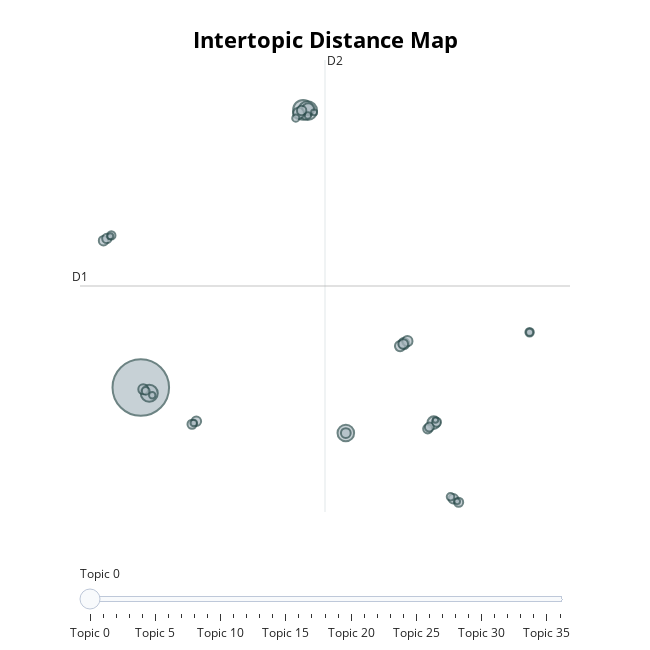

The cell this chart's notebook holds for it:
### Code cell
todos_topic_model.visualize_topics()

### Figure 1 — Plotly figure (JSON) as saved in the notebook; plotly's stock layout.template omitted (floating-point values rounded to 4 significant figures)
{"data": [{"customdata": [[0, "user | recommendation | information | users | retrieval", 1077], [1, "training | neural | networks | deep | network", 134], [2, "graph | node | graphs | gnns | networks", 120], [3, "data | patients | model | clinical | medical", 98], [4, "ai | intelligence | artificial | human | explanations", 93], [5, "bayesian | networks | inference | network | belief", 53], [6, "federated | fl | clients | privacy | local", 50], [7, "adversarial | attacks | robustness | attack | examples", 43], [8, "policy | actor | critic | function | learning", 41], [9, "game | games | agents | ai | playing", 36], [10, "regret | bandit | bandits | algorithm | setting", 35], [11, "label | labels | learning | instance | bags", 33], [12, "symbolic | reasoning | knowledge | neural | quantum", 32], [13, "reinforcement | rl | learning | rewards | deep", 31], [14, "clustering | clusters | cluster | data | outliers", 31], [15, "asp | answer | programming | logic | set", 30], [16, "neural | pde | design | network | topology", 30], [17, "traffic | spatial | temporal | demand | spatio", 30], [18, "energy | weather | prediction | data | groundwater", 29], [19, "svm | matrix | algorithm | kernel | problem", 28], [20, "fuzzy | neutrosophic | criteria | decision | making", 28], [21, "search | scheduling | algorithm | problem | solutions", 28], [22, "theory | belief | shafer | dempster | probability", 27], [23, "causal | variables | causality | pc | discovery", 27], [24, "planning | plans | plan | actions | fond", 24], [25, "anomaly | detection | series | data | time", 23], [26, "imbalanced | minority | class | samples | oversampling", 20], [27, "argumentation | semantics | argument | conflict | arguments", 19], [28, "gans | generative | gan | diffusion | transport", 17], [29, "pomdps | observable | decision | markov | partially", 17], [30, "feature | selection | features | classification | hyper", 15], [31, "activity | sports | badminton | game | physical", 14], [32, "nas | meta | architecture | pareto | tasks", 14], [33, "continual | forgetting | memory | replay | learning", 12], [34, "series | time | chaotic | forecasting | temporal", 12], [35, "constraint | constraints | consistency | invariants | instances", 11], [36, "process | conformance | checking | declarative | ocpd", 10]], "hovertemplate": "<b>Topic %{customdata[0]}</b><br>%{customdata[1]}<br>Size: %{customdata[2]}", "legendgroup": "", "marker": {"color": "#B0BEC5", "line": {"color": "DarkSlateGrey", "width": 2}, "size": [1077, 134, 120, 98, 93, 53, 50, 43, 41, 36, 35, 33, 32, 31, 31, 30, 30, 30, 29, 28, 28, 28, 27, 27, 24, 23, 20, 19, 17, 17, 15, 14, 14, 12, 12, 11, 10], "sizemode": "area", "sizeref": 0.6731, "symbol": "circle"}, "mode": "markers", "name": "", "orientation": "v", "showlegend": false, "type": "scatter", "x": [-7.351, 2.632, 2.904, -6.831, 5.253, 10.66, 2.942, 2.35, 8.821, 8.59, 9.038, -7.2, 5.253, 8.782, -3.937, 11.86, 2.535, -9.641, -9.439, -4.2, 10.29, 12.19, 10.39, 10.83, 16.55, -9.161, -7.048, 11.69, 2.178, 16.55, -4.091, -6.647, 2.924, 3.302, -9.229, 12.1, 10.76], "xaxis": "x", "y": [4.56, 29.92, 29.85, 4.04, 0.408, 1.358, 29.98, 29.61, 8.581, 8.35, 8.798, 4.409, 0.408, 8.542, 1.483, -5.593, 29.87, 17.98, 18.18, 1.211, 0.7912, -5.916, 0.9549, 1.397, 9.613, 18.46, 4.257, -5.419, 29.16, 9.613, 1.323, 3.857, 29.41, 29.69, 18.39, -5.825, 1.598], "yaxis": "y"}], "layout": {"annotations": [{"showarrow": false, "text": "D1", "x": -11.09, "y": 13.84, "yshift": 10}, {"showarrow": false, "text": "D2", "x": 3.973, "xshift": 10, "y": 34.47}], "height": 650, "hoverlabel": {"bgcolor": "white", "font": {"family": "Rockwell", "size": 16}}, "legend": {"itemsizing": "constant", "tracegroupgap": 0}, "margin": {"t": 60}, "shapes": [{"line": {"color": "#CFD8DC", "width": 2}, "type": "line", "x0": 3.973, "x1": 3.973, "y0": -6.804, "y1": 34.47}, {"line": {"color": "#9E9E9E", "width": 2}, "type": "line", "x0": -11.09, "x1": 19.03, "y0": 13.84, "y1": 13.84}], "sliders": [{"active": 0, "pad": {"t": 50}, "steps": [{"args": [{"marker.color": [["red", "#B0BEC5", "#B0BEC5", "#B0BEC5", "#B0BEC5", "#B0BEC5", "#B0BEC5", "#B0BEC5", "#B0BEC5", "#B0BEC5", "#B0BEC5", "#B0BEC5", "#B0BEC5", "#B0BEC5", "#B0BEC5", "#B0BEC5", "#B0BEC5", "#B0BEC5", "#B0BEC5", "#B0BEC5", "#B0BEC5", "#B0BEC5", "#B0BEC5", "#B0BEC5", "#B0BEC5", "#B0BEC5", "#B0BEC5", "#B0BEC5", "#B0BEC5", "#B0BEC5", "#B0BEC5", "#B0BEC5", "#B0BEC5", "#B0BEC5", "#B0BEC5", "#B0BEC5", "#B0BEC5"]]}], "label": "Topic 0", "method": "update"}, {"args": [{"marker.color": [["#B0BEC5", "red", "#B0BEC5", "#B0BEC5", "#B0BEC5", "#B0BEC5", "#B0BEC5", "#B0BEC5", "#B0BEC5", "#B0BEC5", "#B0BEC5", "#B0BEC5", "#B0BEC5", "#B0BEC5", "#B0BEC5", "#B0BEC5", "#B0BEC5", "#B0BEC5", "#B0BEC5", "#B0BEC5", "#B0BEC5", "#B0BEC5", "#B0BEC5", "#B0BEC5", "#B0BEC5", "#B0BEC5", "#B0BEC5", "#B0BEC5", "#B0BEC5", "#B0BEC5", "#B0BEC5", "#B0BEC5", "#B0BEC5", "#B0BEC5", "#B0BEC5", "#B0BEC5", "#B0BEC5"]]}], "label": "Topic 1", "method": "update"}, {"args": [{"marker.color": [["#B0BEC5", "#B0BEC5", "red", "#B0BEC5", "#B0BEC5", "#B0BEC5", "#B0BEC5", "#B0BEC5", "#B0BEC5", "#B0BEC5", "#B0BEC5", "#B0BEC5", "#B0BEC5", "#B0BEC5", "#B0BEC5", "#B0BEC5", "#B0BEC5", "#B0BEC5", "#B0BEC5", "#B0BEC5", "#B0BEC5", "#B0BEC5", "#B0BEC5", "#B0BEC5", "#B0BEC5", "#B0BEC5", "#B0BEC5", "#B0BEC5", "#B0BEC5", "#B0BEC5", "#B0BEC5", "#B0BEC5", "#B0BEC5", "#B0BEC5", "#B0BEC5", "#B0BEC5", "#B0BEC5"]]}], "label": "Topic 2", "method": "update"}, {"args": [{"marker.color": [["#B0BEC5", "#B0BEC5", "#B0BEC5", "red", "#B0BEC5", "#B0BEC5", "#B0BEC5", "#B0BEC5", "#B0BEC5", "#B0BEC5", "#B0BEC5", "#B0BEC5", "#B0BEC5", "#B0BEC5", "#B0BEC5", "#B0BEC5", "#B0BEC5", "#B0BEC5", "#B0BEC5", "#B0BEC5", "#B0BEC5", "#B0BEC5", "#B0BEC5", "#B0BEC5", "#B0BEC5", "#B0BEC5", "#B0BEC5", "#B0BEC5", "#B0BEC5", "#B0BEC5", "#B0BEC5", "#B0BEC5", "#B0BEC5", "#B0BEC5", "#B0BEC5", "#B0BEC5", "#B0BEC5"]]}], "label": "Topic 3", "method": "update"}, {"args": [{"marker.color": [["#B0BEC5", "#B0BEC5", "#B0BEC5", "#B0BEC5", "red", "#B0BEC5", "#B0BEC5", "#B0BEC5", "#B0BEC5", "#B0BEC5", "#B0BEC5", "#B0BEC5", "#B0BEC5", "#B0BEC5", "#B0BEC5", "#B0BEC5", "#B0BEC5", "#B0BEC5", "#B0BEC5", "#B0BEC5", "#B0BEC5", "#B0BEC5", "#B0BEC5", "#B0BEC5", "#B0BEC5", "#B0BEC5", "#B0BEC5", "#B0BEC5", "#B0BEC5", "#B0BEC5", "#B0BEC5", "#B0BEC5", "#B0BEC5", "#B0BEC5", "#B0BEC5", "#B0BEC5", "#B0BEC5"]]}], "label": "Topic 4", "method": "update"}, {"args": [{"marker.color": [["#B0BEC5", "#B0BEC5", "#B0BEC5", "#B0BEC5", "#B0BEC5", "red", "#B0BEC5", "#B0BEC5", "#B0BEC5", "#B0BEC5", "#B0BEC5", "#B0BEC5", "#B0BEC5", "#B0BEC5", "#B0BEC5", "#B0BEC5", "#B0BEC5", "#B0BEC5", "#B0BEC5", "#B0BEC5", "#B0BEC5", "#B0BEC5", "#B0BEC5", "#B0BEC5", "#B0BEC5", "#B0BEC5", "#B0BEC5", "#B0BEC5", "#B0BEC5", "#B0BEC5", "#B0BEC5", "#B0BEC5", "#B0BEC5", "#B0BEC5", "#B0BEC5", "#B0BEC5", "#B0BEC5"]]}], "label": "Topic 5", "method": "update"}, {"args": [{"marker.color": [["#B0BEC5", "#B0BEC5", "#B0BEC5", "#B0BEC5", "#B0BEC5", "#B0BEC5", "red", "#B0BEC5", "#B0BEC5", "#B0BEC5", "#B0BEC5", "#B0BEC5", "#B0BEC5", "#B0BEC5", "#B0BEC5", "#B0BEC5", "#B0BEC5", "#B0BEC5", "#B0BEC5", "#B0BEC5", "#B0BEC5", "#B0BEC5", "#B0BEC5", "#B0BEC5", "#B0BEC5", "#B0BEC5", "#B0BEC5", "#B0BEC5", "#B0BEC5", "#B0BEC5", "#B0BEC5", "#B0BEC5", "#B0BEC5", "#B0BEC5", "#B0BEC5", "#B0BEC5", "#B0BEC5"]]}], "label": "Topic 6", "method": "update"}, {"args": [{"marker.color": [["#B0BEC5", "#B0BEC5", "#B0BEC5", "#B0BEC5", "#B0BEC5", "#B0BEC5", "#B0BEC5", "red", "#B0BEC5", "#B0BEC5", "#B0BEC5", "#B0BEC5", "#B0BEC5", "#B0BEC5", "#B0BEC5", "#B0BEC5", "#B0BEC5", "#B0BEC5", "#B0BEC5", "#B0BEC5", "#B0BEC5", "#B0BEC5", "#B0BEC5", "#B0BEC5", "#B0BEC5", "#B0BEC5", "#B0BEC5", "#B0BEC5", "#B0BEC5", "#B0BEC5", "#B0BEC5", "#B0BEC5", "#B0BEC5", "#B0BEC5", "#B0BEC5", "#B0BEC5", "#B0BEC5"]]}], "label": "Topic 7", "method": "update"}, {"args": [{"marker.color": [["#B0BEC5", "#B0BEC5", "#B0BEC5", "#B0BEC5", "#B0BEC5", "#B0BEC5", "#B0BEC5", "#B0BEC5", "red", "#B0BEC5", "#B0BEC5", "#B0BEC5", "#B0BEC5", "#B0BEC5", "#B0BEC5", "#B0BEC5", "#B0BEC5", "#B0BEC5", "#B0BEC5", "#B0BEC5", "#B0BEC5", "#B0BEC5", "#B0BEC5", "#B0BEC5", "#B0BEC5", "#B0BEC5", "#B0BEC5", "#B0BEC5", "#B0BEC5", "#B0BEC5", "#B0BEC5", "#B0BEC5", "#B0BEC5", "#B0BEC5", "#B0BEC5", "#B0BEC5", "#B0BEC5"]]}], "label": "Topic 8", "method": "update"}, {"args": [{"marker.color": [["#B0BEC5", "#B0BEC5", "#B0BEC5", "#B0BEC5", "#B0BEC5", "#B0BEC5", "#B0BEC5", "#B0BEC5", "#B0BEC5", "red", "#B0BEC5", "#B0BEC5", "#B0BEC5", "#B0BEC5", "#B0BEC5", "#B0BEC5", "#B0BEC5", "#B0BEC5", "#B0BEC5", "#B0BEC5", "#B0BEC5", "#B0BEC5", "#B0BEC5", "#B0BEC5", "#B0BEC5", "#B0BEC5", "#B0BEC5", "#B0BEC5", "#B0BEC5", "#B0BEC5", "#B0BEC5", "#B0BEC5", "#B0BEC5", "#B0BEC5", "#B0BEC5", "#B0BEC5", "#B0BEC5"]]}], "label": "Topic 9", "method": "update"}, {"args": [{"marker.color": [["#B0BEC5", "#B0BEC5", "#B0BEC5", "#B0BEC5", "#B0BEC5", "#B0BEC5", "#B0BEC5", "#B0BEC5", "#B0BEC5", "#B0BEC5", "red", "#B0BEC5", "#B0BEC5", "#B0BEC5", "#B0BEC5", "#B0BEC5", "#B0BEC5", "#B0BEC5", "#B0BEC5", "#B0BEC5", "#B0BEC5", "#B0BEC5", "#B0BEC5", "#B0BEC5", "#B0BEC5", "#B0BEC5", "#B0BEC5", "#B0BEC5", "#B0BEC5", "#B0BEC5", "#B0BEC5", "#B0BEC5", "#B0BEC5", "#B0BEC5", "#B0BEC5", "#B0BEC5", "#B0BEC5"]]}], "label": "Topic 10", "method": "update"}, {"args": [{"marker.color": [["#B0BEC5", "#B0BEC5", "#B0BEC5", "#B0BEC5", "#B0BEC5", "#B0BEC5", "#B0BEC5", "#B0BEC5", "#B0BEC5", "#B0BEC5", "#B0BEC5", "red", "#B0BEC5", "#B0BEC5", "#B0BEC5", "#B0BEC5", "#B0BEC5", "#B0BEC5", "#B0BEC5", "#B0BEC5", "#B0BEC5", "#B0BEC5", "#B0BEC5", "#B0BEC5", "#B0BEC5", "#B0BEC5", "#B0BEC5", "#B0BEC5", "#B0BEC5", "#B0BEC5", "#B0BEC5", "#B0BEC5", "#B0BEC5", "#B0BEC5", "#B0BEC5", "#B0BEC5", "#B0BEC5"]]}], "label": "Topic 11", "method": "update"}, {"args": [{"marker.color": [["#B0BEC5", "#B0BEC5", "#B0BEC5", "#B0BEC5", "#B0BEC5", "#B0BEC5", "#B0BEC5", "#B0BEC5", "#B0BEC5", "#B0BEC5", "#B0BEC5", "#B0BEC5", "red", "#B0BEC5", "#B0BEC5", "#B0BEC5", "#B0BEC5", "#B0BEC5", "#B0BEC5", "#B0BEC5", "#B0BEC5", "#B0BEC5", "#B0BEC5", "#B0BEC5", "#B0BEC5", "#B0BEC5", "#B0BEC5", "#B0BEC5", "#B0BEC5", "#B0BEC5", "#B0BEC5", "#B0BEC5", "#B0BEC5", "#B0BEC5", "#B0BEC5", "#B0BEC5", "#B0BEC5"]]}], "label": "Topic 12", "method": "update"}, {"args": [{"marker.color": [["#B0BEC5", "#B0BEC5", "#B0BEC5", "#B0BEC5", "#B0BEC5", "#B0BEC5", "#B0BEC5", "#B0BEC5", "#B0BEC5", "#B0BEC5", "#B0BEC5", "#B0BEC5", "#B0BEC5", "red", "#B0BEC5", "#B0BEC5", "#B0BEC5", "#B0BEC5", "#B0BEC5", "#B0BEC5", "#B0BEC5", "#B0BEC5", "#B0BEC5", "#B0BEC5", "#B0BEC5", "#B0BEC5", "#B0BEC5", "#B0BEC5", "#B0BEC5", "#B0BEC5", "#B0BEC5", "#B0BEC5", "#B0BEC5", "#B0BEC5", "#B0BEC5", "#B0BEC5", "#B0BEC5"]]}], "label": "Topic 13", "method": "update"}, {"args": [{"marker.color": [["#B0BEC5", "#B0BEC5", "#B0BEC5", "#B0BEC5", "#B0BEC5", "#B0BEC5", "#B0BEC5", "#B0BEC5", "#B0BEC5", "#B0BEC5", "#B0BEC5", "#B0BEC5", "#B0BEC5", "#B0BEC5", "red", "#B0BEC5", "#B0BEC5", "#B0BEC5", "#B0BEC5", "#B0BEC5", "#B0BEC5", "#B0BEC5", "#B0BEC5", "#B0BEC5", "#B0BEC5", "#B0BEC5", "#B0BEC5", "#B0BEC5", "#B0BEC5", "#B0BEC5", "#B0BEC5", "#B0BEC5", "#B0BEC5", "#B0BEC5", "#B0BEC5", "#B0BEC5", "#B0BEC5"]]}], "label": "Topic 14", "method": "update"}, {"args": [{"marker.color": [["#B0BEC5", "#B0BEC5", "#B0BEC5", "#B0BEC5", "#B0BEC5", "#B0BEC5", "#B0BEC5", "#B0BEC5", "#B0BEC5", "#B0BEC5", "#B0BEC5", "#B0BEC5", "#B0BEC5", "#B0BEC5", "#B0BEC5", "red", "#B0BEC5", "#B0BEC5", "#B0BEC5", "#B0BEC5", "#B0BEC5", "#B0BEC5", "#B0BEC5", "#B0BEC5", "#B0BEC5", "#B0BEC5", "#B0BEC5", "#B0BEC5", "#B0BEC5", "#B0BEC5", "#B0BEC5", "#B0BEC5", "#B0BEC5", "#B0BEC5", "#B0BEC5", "#B0BEC5", "#B0BEC5"]]}], "label": "Topic 15", "method": "update"}, {"args": [{"marker.color": [["#B0BEC5", "#B0BEC5", "#B0BEC5", "#B0BEC5", "#B0BEC5", "#B0BEC5", "#B0BEC5", "#B0BEC5", "#B0BEC5", "#B0BEC5", "#B0BEC5", "#B0BEC5", "#B0BEC5", "#B0BEC5", "#B0BEC5", "#B0BEC5", "red", "#B0BEC5", "#B0BEC5", "#B0BEC5", "#B0BEC5", "#B0BEC5", "#B0BEC5", "#B0BEC5", "#B0BEC5", "#B0BEC5", "#B0BEC5", "#B0BEC5", "#B0BEC5", "#B0BEC5", "#B0BEC5", "#B0BEC5", "#B0BEC5", "#B0BEC5", "#B0BEC5", "#B0BEC5", "#B0BEC5"]]}], "label": "Topic 16", "method": "update"}, {"args": [{"marker.color": [["#B0BEC5", "#B0BEC5", "#B0BEC5", "#B0BEC5", "#B0BEC5", "#B0BEC5", "#B0BEC5", "#B0BEC5", "#B0BEC5", "#B0BEC5", "#B0BEC5", "#B0BEC5", "#B0BEC5", "#B0BEC5", "#B0BEC5", "#B0BEC5", "#B0BEC5", "red", "#B0BEC5", "#B0BEC5", "#B0BEC5", "#B0BEC5", "#B0BEC5", "#B0BEC5", "#B0BEC5", "#B0BEC5", "#B0BEC5", "#B0BEC5", "#B0BEC5", "#B0BEC5", "#B0BEC5", "#B0BEC5", "#B0BEC5", "#B0BEC5", "#B0BEC5", "#B0BEC5", "#B0BEC5"]]}], "label": "Topic 17", "method": "update"}, {"args": [{"marker.color": [["#B0BEC5", "#B0BEC5", "#B0BEC5", "#B0BEC5", "#B0BEC5", "#B0BEC5", "#B0BEC5", "#B0BEC5", "#B0BEC5", "#B0BEC5", "#B0BEC5", "#B0BEC5", "#B0BEC5", "#B0BEC5", "#B0BEC5", "#B0BEC5", "#B0BEC5", "#B0BEC5", "red", "#B0BEC5", "#B0BEC5", "#B0BEC5", "#B0BEC5", "#B0BEC5", "#B0BEC5", "#B0BEC5", "#B0BEC5", "#B0BEC5", "#B0BEC5", "#B0BEC5", "#B0BEC5", "#B0BEC5", "#B0BEC5", "#B0BEC5", "#B0BEC5", "#B0BEC5", "#B0BEC5"]]}], "label": "Topic 18", "method": "update"}, {"args": [{"marker.color": [["#B0BEC5", "#B0BEC5", "#B0BEC5", "#B0BEC5", "#B0BEC5", "#B0BEC5", "#B0BEC5", "#B0BEC5", "#B0BEC5", "#B0BEC5", "#B0BEC5", "#B0BEC5", "#B0BEC5", "#B0BEC5", "#B0BEC5", "#B0BEC5", "#B0BEC5", "#B0BEC5", "#B0BEC5", "red", "#B0BEC5", "#B0BEC5", "#B0BEC5", "#B0BEC5", "#B0BEC5", "#B0BEC5", "#B0BEC5", "#B0BEC5", "#B0BEC5", "#B0BEC5", "#B0BEC5", "#B0BEC5", "#B0BEC5", "#B0BEC5", "#B0BEC5", "#B0BEC5", "#B0BEC5"]]}], "label": "Topic 19", "method": "update"}, {"args": [{"marker.color": [["#B0BEC5", "#B0BEC5", "#B0BEC5", "#B0BEC5", "#B0BEC5", "#B0BEC5", "#B0BEC5", "#B0BEC5", "#B0BEC5", "#B0BEC5", "#B0BEC5", "#B0BEC5", "#B0BEC5", "#B0BEC5", "#B0BEC5", "#B0BEC5", "#B0BEC5", "#B0BEC5", "#B0BEC5", "#B0BEC5", "red", "#B0BEC5", "#B0BEC5", "#B0BEC5", "#B0BEC5", "#B0BEC5", "#B0BEC5", "#B0BEC5", "#B0BEC5", "#B0BEC5", "#B0BEC5", "#B0BEC5", "#B0BEC5", "#B0BEC5", "#B0BEC5", "#B0BEC5", "#B0BEC5"]]}], "label": "Topic 20", "method": "update"}, {"args": [{"marker.color": [["#B0BEC5", "#B0BEC5", "#B0BEC5", "#B0BEC5", "#B0BEC5", "#B0BEC5", "#B0BEC5", "#B0BEC5", "#B0BEC5", "#B0BEC5", "#B0BEC5", "#B0BEC5", "#B0BEC5", "#B0BEC5", "#B0BEC5", "#B0BEC5", "#B0BEC5", "#B0BEC5", "#B0BEC5", "#B0BEC5", "#B0BEC5", "red", "#B0BEC5", "#B0BEC5", "#B0BEC5", "#B0BEC5", "#B0BEC5", "#B0BEC5", "#B0BEC5", "#B0BEC5", "#B0BEC5", "#B0BEC5", "#B0BEC5", "#B0BEC5", "#B0BEC5", "#B0BEC5", "#B0BEC5"]]}], "label": "Topic 21", "method": "update"}, {"args": [{"marker.color": [["#B0BEC5", "#B0BEC5", "#B0BEC5", "#B0BEC5", "#B0BEC5", "#B0BEC5", "#B0BEC5", "#B0BEC5", "#B0BEC5", "#B0BEC5", "#B0BEC5", "#B0BEC5", "#B0BEC5", "#B0BEC5", "#B0BEC5", "#B0BEC5", "#B0BEC5", "#B0BEC5", "#B0BEC5", "#B0BEC5", "#B0BEC5", "#B0BEC5", "red", "#B0BEC5", "#B0BEC5", "#B0BEC5", "#B0BEC5", "#B0BEC5", "#B0BEC5", "#B0BEC5", "#B0BEC5", "#B0BEC5", "#B0BEC5", "#B0BEC5", "#B0BEC5", "#B0BEC5", "#B0BEC5"]]}], "label": "Topic 22", "method": "update"}, {"args": [{"marker.color": [["#B0BEC5", "#B0BEC5", "#B0BEC5", "#B0BEC5", "#B0BEC5", "#B0BEC5", "#B0BEC5", "#B0BEC5", "#B0BEC5", "#B0BEC5", "#B0BEC5", "#B0BEC5", "#B0BEC5", "#B0BEC5", "#B0BEC5", "#B0BEC5", "#B0BEC5", "#B0BEC5", "#B0BEC5", "#B0BEC5", "#B0BEC5", "#B0BEC5", "#B0BEC5", "red", "#B0BEC5", "#B0BEC5", "#B0BEC5", "#B0BEC5", "#B0BEC5", "#B0BEC5", "#B0BEC5", "#B0BEC5", "#B0BEC5", "#B0BEC5", "#B0BEC5", "#B0BEC5", "#B0BEC5"]]}], "label": "Topic 23", "method": "update"}, {"args": [{"marker.color": [["#B0BEC5", "#B0BEC5", "#B0BEC5", "#B0BEC5", "#B0BEC5", "#B0BEC5", "#B0BEC5", "#B0BEC5", "#B0BEC5", "#B0BEC5", "#B0BEC5", "#B0BEC5", "#B0BEC5", "#B0BEC5", "#B0BEC5", "#B0BEC5", "#B0BEC5", "#B0BEC5", "#B0BEC5", "#B0BEC5", "#B0BEC5", "#B0BEC5", "#B0BEC5", "#B0BEC5", "red", "#B0BEC5", "#B0BEC5", "#B0BEC5", "#B0BEC5", "#B0BEC5", "#B0BEC5", "#B0BEC5", "#B0BEC5", "#B0BEC5", "#B0BEC5", "#B0BEC5", "#B0BEC5"]]}], "label": "Topic 24", "method": "update"}, {"args": [{"marker.color": [["#B0BEC5", "#B0BEC5", "#B0BEC5", "#B0BEC5", "#B0BEC5", "#B0BEC5", "#B0BEC5", "#B0BEC5", "#B0BEC5", "#B0BEC5", "#B0BEC5", "#B0BEC5", "#B0BEC5", "#B0BEC5", "#B0BEC5", "#B0BEC5", "#B0BEC5", "#B0BEC5", "#B0BEC5", "#B0BEC5", "#B0BEC5", "#B0BEC5", "#B0BEC5", "#B0BEC5", "#B0BEC5", "red", "#B0BEC5", "#B0BEC5", "#B0BEC5", "#B0BEC5", "#B0BEC5", "#B0BEC5", "#B0BEC5", "#B0BEC5", "#B0BEC5", "#B0BEC5", "#B0BEC5"]]}], "label": "Topic 25", "method": "update"}, {"args": [{"marker.color": [["#B0BEC5", "#B0BEC5", "#B0BEC5", "#B0BEC5", "#B0BEC5", "#B0BEC5", "#B0BEC5", "#B0BEC5", "#B0BEC5", "#B0BEC5", "#B0BEC5", "#B0BEC5", "#B0BEC5", "#B0BEC5", "#B0BEC5", "#B0BEC5", "#B0BEC5", "#B0BEC5", "#B0BEC5", "#B0BEC5", "#B0BEC5", "#B0BEC5", "#B0BEC5", "#B0BEC5", "#B0BEC5", "#B0BEC5", "red", "#B0BEC5", "#B0BEC5", "#B0BEC5", "#B0BEC5", "#B0BEC5", "#B0BEC5", "#B0BEC5", "#B0BEC5", "#B0BEC5", "#B0BEC5"]]}], "label": "Topic 26", "method": "update"}, {"args": [{"marker.color": [["#B0BEC5", "#B0BEC5", "#B0BEC5", "#B0BEC5", "#B0BEC5", "#B0BEC5", "#B0BEC5", "#B0BEC5", "#B0BEC5", "#B0BEC5", "#B0BEC5", "#B0BEC5", "#B0BEC5", "#B0BEC5", "#B0BEC5", "#B0BEC5", "#B0BEC5", "#B0BEC5", "#B0BEC5", "#B0BEC5", "#B0BEC5", "#B0BEC5", "#B0BEC5", "#B0BEC5", "#B0BEC5", "#B0BEC5", "#B0BEC5", "red", "#B0BEC5", "#B0BEC5", "#B0BEC5", "#B0BEC5", "#B0BEC5", "#B0BEC5", "#B0BEC5", "#B0BEC5", "#B0BEC5"]]}], "label": "Topic 27", "method": "update"}, {"args": [{"marker.color": [["#B0BEC5", "#B0BEC5", "#B0BEC5", "#B0BEC5", "#B0BEC5", "#B0BEC5", "#B0BEC5", "#B0BEC5", "#B0BEC5", "#B0BEC5", "#B0BEC5", "#B0BEC5", "#B0BEC5", "#B0BEC5", "#B0BEC5", "#B0BEC5", "#B0BEC5", "#B0BEC5", "#B0BEC5", "#B0BEC5", "#B0BEC5", "#B0BEC5", "#B0BEC5", "#B0BEC5", "#B0BEC5", "#B0BEC5", "#B0BEC5", "#B0BEC5", "red", "#B0BEC5", "#B0BEC5", "#B0BEC5", "#B0BEC5", "#B0BEC5", "#B0BEC5", "#B0BEC5", "#B0BEC5"]]}], "label": "Topic 28", "method": "update"}, {"args": [{"marker.color": [["#B0BEC5", "#B0BEC5", "#B0BEC5", "#B0BEC5", "#B0BEC5", "#B0BEC5", "#B0BEC5", "#B0BEC5", "#B0BEC5", "#B0BEC5", "#B0BEC5", "#B0BEC5", "#B0BEC5", "#B0BEC5", "#B0BEC5", "#B0BEC5", "#B0BEC5", "#B0BEC5", "#B0BEC5", "#B0BEC5", "#B0BEC5", "#B0BEC5", "#B0BEC5", "#B0BEC5", "#B0BEC5", "#B0BEC5", "#B0BEC5", "#B0BEC5", "#B0BEC5", "red", "#B0BEC5", "#B0BEC5", "#B0BEC5", "#B0BEC5", "#B0BEC5", "#B0BEC5", "#B0BEC5"]]}], "label": "Topic 29", "method": "update"}, {"args": [{"marker.color": [["#B0BEC5", "#B0BEC5", "#B0BEC5", "#B0BEC5", "#B0BEC5", "#B0BEC5", "#B0BEC5", "#B0BEC5", "#B0BEC5", "#B0BEC5", "#B0BEC5", "#B0BEC5", "#B0BEC5", "#B0BEC5", "#B0BEC5", "#B0BEC5", "#B0BEC5", "#B0BEC5", "#B0BEC5", "#B0BEC5", "#B0BEC5", "#B0BEC5", "#B0BEC5", "#B0BEC5", "#B0BEC5", "#B0BEC5", "#B0BEC5", "#B0BEC5", "#B0BEC5", "#B0BEC5", "red", "#B0BEC5", "#B0BEC5", "#B0BEC5", "#B0BEC5", "#B0BEC5", "#B0BEC5"]]}], "label": "Topic 30", "method": "update"}, {"args": [{"marker.color": [["#B0BEC5", "#B0BEC5", "#B0BEC5", "#B0BEC5", "#B0BEC5", "#B0BEC5", "#B0BEC5", "#B0BEC5", "#B0BEC5", "#B0BEC5", "#B0BEC5", "#B0BEC5", "#B0BEC5", "#B0BEC5", "#B0BEC5", "#B0BEC5", "#B0BEC5", "#B0BEC5", "#B0BEC5", "#B0BEC5", "#B0BEC5", "#B0BEC5", "#B0BEC5", "#B0BEC5", "#B0BEC5", "#B0BEC5", "#B0BEC5", "#B0BEC5", "#B0BEC5", "#B0BEC5", "#B0BEC5", "red", "#B0BEC5", "#B0BEC5", "#B0BEC5", "#B0BEC5", "#B0BEC5"]]}], "label": "Topic 31", "method": "update"}, {"args": [{"marker.color": [["#B0BEC5", "#B0BEC5", "#B0BEC5", "#B0BEC5", "#B0BEC5", "#B0BEC5", "#B0BEC5", "#B0BEC5", "#B0BEC5", "#B0BEC5", "#B0BEC5", "#B0BEC5", "#B0BEC5", "#B0BEC5", "#B0BEC5", "#B0BEC5", "#B0BEC5", "#B0BEC5", "#B0BEC5", "#B0BEC5", "#B0BEC5", "#B0BEC5", "#B0BEC5", "#B0BEC5", "#B0BEC5", "#B0BEC5", "#B0BEC5", "#B0BEC5", "#B0BEC5", "#B0BEC5", "#B0BEC5", "#B0BEC5", "red", "#B0BEC5", "#B0BEC5", "#B0BEC5", "#B0BEC5"]]}], "label": "Topic 32", "method": "update"}, {"args": [{"marker.color": [["#B0BEC5", "#B0BEC5", "#B0BEC5", "#B0BEC5", "#B0BEC5", "#B0BEC5", "#B0BEC5", "#B0BEC5", "#B0BEC5", "#B0BEC5", "#B0BEC5", "#B0BEC5", "#B0BEC5", "#B0BEC5", "#B0BEC5", "#B0BEC5", "#B0BEC5", "#B0BEC5", "#B0BEC5", "#B0BEC5", "#B0BEC5", "#B0BEC5", "#B0BEC5", "#B0BEC5", "#B0BEC5", "#B0BEC5", "#B0BEC5", "#B0BEC5", "#B0BEC5", "#B0BEC5", "#B0BEC5", "#B0BEC5", "#B0BEC5", "red", "#B0BEC5", "#B0BEC5", "#B0BEC5"]]}], "label": "Topic 33", "method": "update"}, {"args": [{"marker.color": [["#B0BEC5", "#B0BEC5", "#B0BEC5", "#B0BEC5", "#B0BEC5", "#B0BEC5", "#B0BEC5", "#B0BEC5", "#B0BEC5", "#B0BEC5", "#B0BEC5", "#B0BEC5", "#B0BEC5", "#B0BEC5", "#B0BEC5", "#B0BEC5", "#B0BEC5", "#B0BEC5", "#B0BEC5", "#B0BEC5", "#B0BEC5", "#B0BEC5", "#B0BEC5", "#B0BEC5", "#B0BEC5", "#B0BEC5", "#B0BEC5", "#B0BEC5", "#B0BEC5", "#B0BEC5", "#B0BEC5", "#B0BEC5", "#B0BEC5", "#B0BEC5", "red", "#B0BEC5", "#B0BEC5"]]}], "label": "Topic 34", "method": "update"}, {"args": [{"marker.color": [["#B0BEC5", "#B0BEC5", "#B0BEC5", "#B0BEC5", "#B0BEC5", "#B0BEC5", "#B0BEC5", "#B0BEC5", "#B0BEC5", "#B0BEC5", "#B0BEC5", "#B0BEC5", "#B0BEC5", "#B0BEC5", "#B0BEC5", "#B0BEC5", "#B0BEC5", "#B0BEC5", "#B0BEC5", "#B0BEC5", "#B0BEC5", "#B0BEC5", "#B0BEC5", "#B0BEC5", "#B0BEC5", "#B0BEC5", "#B0BEC5", "#B0BEC5", "#B0BEC5", "#B0BEC5", "#B0BEC5", "#B0BEC5", "#B0BEC5", "#B0BEC5", "#B0BEC5", "red", "#B0BEC5"]]}], "label": "Topic 35", "method": "update"}, {"args": [{"marker.color": [["#B0BEC5", "#B0BEC5", "#B0BEC5", "#B0BEC5", "#B0BEC5", "#B0BEC5", "#B0BEC5", "#B0BEC5", "#B0BEC5", "#B0BEC5", "#B0BEC5", "#B0BEC5", "#B0BEC5", "#B0BEC5", "#B0BEC5", "#B0BEC5", "#B0BEC5", "#B0BEC5", "#B0BEC5", "#B0BEC5", "#B0BEC5", "#B0BEC5", "#B0BEC5", "#B0BEC5", "#B0BEC5", "#B0BEC5", "#B0BEC5", "#B0BEC5", "#B0BEC5", "#B0BEC5", "#B0BEC5", "#B0BEC5", "#B0BEC5", "#B0BEC5", "#B0BEC5", "#B0BEC5", "red"]]}], "label": "Topic 36", "method": "update"}]}], "title": {"font": {"color": "Black", "size": 22}, "text": "<b>Intertopic Distance Map</b>", "x": 0.5, "xanchor": "center", "y": 0.95, "yanchor": "top"}, "width": 650, "xaxis": {"anchor": "y", "domain": [0, 1], "range": [-11.09, 19.03], "title": {"text": ""}, "visible": false}, "yaxis": {"anchor": "x", "domain": [0, 1], "range": [-6.804, 34.47], "title": {"text": ""}, "visible": false}}}
